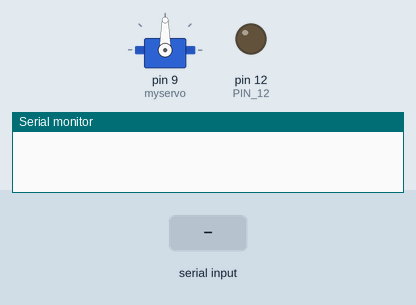
Recording of a sketch running on a simulated Arduino Uno, built with avr-gcc and run on an emulated ATmega328P. On the bench: servo, output pins drawn as LEDs (lit = HIGH), the last lines printed to the serial monitor. The inputs (shaded band) are chosen by the test bench.

Above: at 0.1 s.
At 1.3 s:
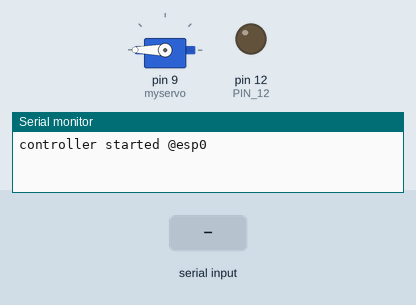
1.4 s: "cmd_esp0" received over Serial
At 3.6 s:
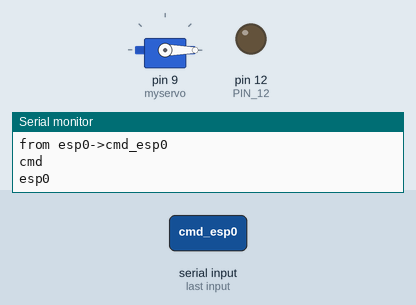
4.4 s: "on,1\n" received over Serial
6.9 s: "_" received over Serial
Timing chart, 0 to 9.9 s (numbered marks = the images above; inputs shaded):
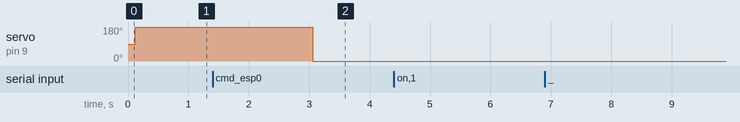

Measured:
- after the input at 1.4 s, servo on pin 9 (myservo): 180° → 0° after 1.7 s

The sketch:

arduinoController.ino
```cpp
#include <SoftwareSerial.h>
#include <Servo.h>
SoftwareSerial mySerial(2, 3);
Servo myservo;
#define PIN_13 13
#define PIN_12 12

#define RELAY_1 A2  //with opacity
#define RELAY_2 A3
#define RELAY_3 A4
#define RELAY_4 A5


String commands[9];
//cmd_esp0_device_on_4_op_50_relay1
void setup() {
    myservo.attach(9);
    pinMode(PIN_12, OUTPUT);
    Serial.begin(9600);
    mySerial.begin(9600);
    setServo(180);
    mySerial.println("controller started @esp0");
    Serial.println("controller started @esp0");
}


void loop() {

  if (mySerial.available() > 0) {
    String incomingByte = mySerial.readString();
    mySerial.println(incomingByte);
    split(incomingByte);
    for(int i=0;i<6;i++){
      mySerial.println(commands[i]);
     }
    performAction(commands[4].toInt(),commands[3]);
  }
  if (Serial.available() > 0) {
    String incomingByte = Serial.readString();
    Serial.println("from esp0->"+incomingByte);
    if(incomingByte.startsWith("cmd_esp0")){

      split(incomingByte);
      for(int i=0;i<8;i++){
        Serial.println(commands[i]);
        delay(50);
      }
      performAction(commands[4].toInt(),commands[3]);
      setServo(commands[6].toInt());
    }else {
      Serial.println("<----wrong command recived---->");
      Serial.println(incomingByte);
    }
  }
}
void split(String str){
  int index=0;
  int count=0;
  while(str.indexOf("_")>0){
    index=str.indexOf("_");
    String wrd=str.substring(0,index);
    commands[count]=wrd;
    count++;
    str=str.substring(index+1,str.length());
  }
  commands[count]=str;
}
void performAction(int pin,String action){
  mySerial.println("perfoming action->"+action +" on pin:");
  delay(50);
  mySerial.println(pin);
  delay(50);
  switch(pin){
    case 1:
      if(action=="on")
          pinMode(RELAY_1, OUTPUT);
      else
         pinMode(RELAY_1, INPUT);
      break;
    case 2:
      if(action=="on")
          pinMode(RELAY_2, OUTPUT);
      else
         pinMode(RELAY_2, INPUT);
      break;
    case 3:
      if(action=="on")
          pinMode(RELAY_3, OUTPUT);
      else
         pinMode(RELAY_3, INPUT);
      break;
    case 4:
      if(action=="on")
          pinMode(RELAY_4, OUTPUT);
      else
         pinMode(RELAY_4, INPUT);
      break;
  }
}


void setServo(int angle){
  mySerial.println("setting opacity");
  delay(50);
  mySerial.println(angle);
  delay(50);
  myservo.write(angle);
}
```
